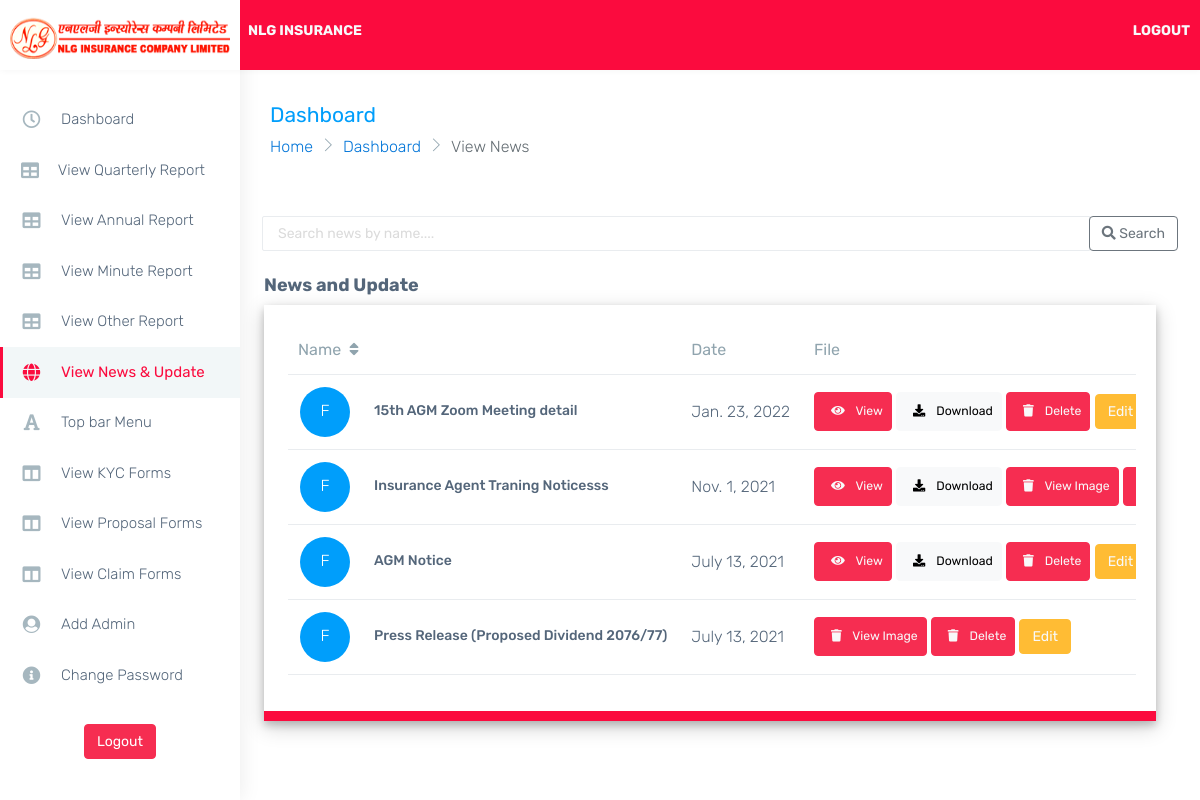
Page /newUpdate on the committed database.
### landing/models.py (models this page shows, shortened)
class news(models.Model):
    name = models.CharField(max_length = 200)
    slug = models.SlugField(default='news')
    description = RichTextUploadingField(null = True, blank = True)
    dateof = models.DateField(auto_now_add=False, null= True, blank= True)
    files = models.FileField(upload_to='News/',  null= True, blank= True)
    image = models.ImageField(upload_to="images/", null= True, blank= True)
    objects = models.Manager()
    def download(self):
        return reverse('landing:filedownload', args=[self.slug, self.id])
    def pdf(self):
        return reverse('landing:pdfview', args=[self.slug, self.id])

### manager/views.py (the view)
# urls.py: path('newUpdate', views.newUpdate, name = "newUpdate"),
def newUpdate(request):
    report = news.objects.all().order_by("-dateof")
    name = "News and Update"
    page = request.GET.get('page', 1)
    paginator = Paginator(report, 40)
    try:
        data = paginator.page(page)
    except PageNotAnInteger:
        data = paginator.page(1)
    except EmptyPage:
        data = paginator.page(paginator.num_pages)
    if request.method == 'POST':
        search = request.POST['search']
        report = news.objects.filter(name__icontains= search)
    dist ={
        'name':name,
        'report':data
    }
    return render(request, 'manager/news.html', dist)

### templates/manager/news.html (shortened to what this page needs)
{% extends 'manager/dashboard.html' %}
{% load static %}
{% block inner %}
<div class="page-breadcrumb">
    <div class="row align-items-center">
        <div class="col-md-6 col-8 align-self-center">
            <h3 class="page-title mb-0 p-0">Dashboard</h3>
            <div class="d-flex align-items-center">
                <nav aria-label="breadcrumb">
                    <ol class="breadcrumb">
                        <li class="breadcrumb-item"><a href="{%url 'landing:landing'%}">Home</a></li>
                        <li class="breadcrumb-item"><a href="{%url 'manager:dashboard'%}">Dashboard</a></li>
                        <li class="breadcrumb-item active" aria-current="page">View News</li>
                    </ol>
                </nav>
            </div>
        </div>
    </div>
</div>
    <div class="row p-4">
        <div class="col-12 p-2">
          <form method ="post">
            <div class="input-group mb-3">
              <input type="text" name="search" class="form-control form-control-line" placeholder="Search news by name...." aria-label="Search news by name...." aria-describedby="basic-addon2">
              <div class="input-group-append">
                <button class="btn btn-outline-secondary" type="submit">
                  <i class="fa fa-search"></i>
                  Search
                </button>
              </div>
            </div>
          </form>
        </div>
        <h4>{{name}} </h4>
        <div class="row">
            <div class="col-sm-12">
                <div class="card">
                    <div class="card-body">
                        <div class="table-responsive">
                            <table class="table stylish-table no-wrap" id="tableSort">
                                <thead>
                                    <tr>
                                        <th class="border-top-0" colspan="2" onclick="sortTable(1)">Name <i class="fa fa-sort p-1"></i></th>
                                        <th class="border-top-0"> Date
                                        </th>
                                        <th class="border-top-0">File</th>
                                    </tr>
                                </thead>
                                <tbody>
                                    {% for i in report %}
                                        <tr>
                                            <td style="width:50px;"><span class="round">F</span></td>
                                            <td class="align-middle">
                                                <h6>{{i.name|truncatewords:8}}</h6>
                                            </td>
                                            <td class="align-middle">{{i.dateof}}</td>
                                            <td class="align-middle">
                                               {% if i.files %}
                                               <a href="{{i.pdf}}" target="_blank">
                                                <button class="btn btn-sm btn-danger text-light">
                                                    <i class="fa fa-eye p-2"></i>
                                                    View
                                                </button>
                                                </a>
                                                <a href="{{i.download}}">
                                                    <button class="btn btn-sm btn-light btn-danger btn-danger">
                                                        <i class="fa fa-download p-2"></i>
                                                        Download
                                                    </button>
                                                </a>
                                               {% endif %}
                                               {% if i.image %}
                                               <button class=" text-light btn btn-sm  btn-danger btn-danger" data-bs-toggle="modal" data-bs-target="#exampleModalTest{{i.id}}">
                                                <i class="fa fa-trash p-2"></i>
                                                View Image
                                                </button>
                                               {% endif %}
                                               <button class=" text-light btn btn-sm  btn-danger btn-danger" data-bs-toggle="modal" data-bs-target="#exampleModal{{i.id}}">
                                                <i class="fa fa-trash p-2"></i>
                                                Delete
                                                </button>
                                                <a href="{%url 'manager:editNews' i.id%}">
                                                    <button class="text-light btn btn-warning">
                                                        Edit
                                                    </button>
                                                </a>
                                            </td>
                                        </tr>
                                    {% endfor %}
                                </tbody>
                            </table>
                        </div>
                    </div>
                </div>
            </div>
        </div>
    </div>
{% endblock inner %}

### templates/manager/dashboard.html (style rules this page uses)
.card { box-shadow: 0 4px 8px 0 rgb(0 0 0 / 20%), 0 6px 20px 0 rgb(0 0 0 / 19%)!important; }
.card { border-bottom: 10px solid #fb0b3e; cursor: pointer; }
*::placeholder { color: rgb(219, 219, 219)!important; padding-left: 3px; }

### rows in the picture
news: name "15th AGM Zoom Meeting detail", dateof "Jan. 23, 2022"
news: name "Insurance Agent Traning Noticesss", dateof "Nov. 1, 2021"
news: name "AGM Notice", dateof "July 13, 2021"
news: name "Press Release (Proposed Dividend 2076/77)", dateof "July 13, 2021"

### other values in the picture
{{ name }} "News and Update"
